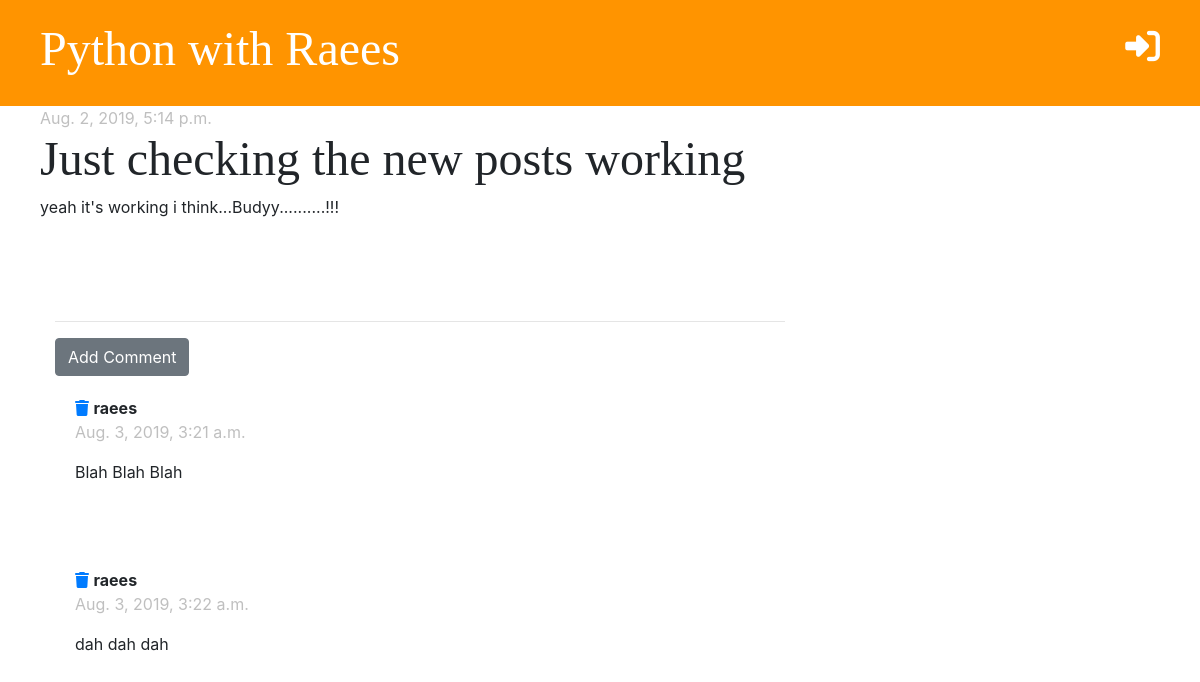
Screenshot of /post/9/ with the database file from the repository.
### blog/models.py (models this page shows, shortened)
class Post(models.Model):
    author         = models.ForeignKey('auth.User', on_delete=models.CASCADE)
    title          = models.CharField(max_length=200)
    body           = models.TextField()
    created_date   = models.DateTimeField(default=timezone.now)
    published_date = models.DateTimeField(blank=True, null=True)

class Comment(models.Model):
    post         = models.ForeignKey('blog.Post', on_delete=models.CASCADE, related_name='comments')
    author       = models.CharField(max_length=200)
    text         = models.TextField()
    created_date = models.DateTimeField(default=timezone.now)

### blog/views.py (the view)
# urls.py: path('post/<int:pk>/', views.post_detail, name='post_detail'),
def post_detail(request, pk):
    post = get_object_or_404(Post, pk=pk)
    stuff_for_frontend = {'post': post}
    return render(request, 'blog/post_detail.html', stuff_for_frontend)

### blog/templates/blog/post_detail.html (shortened to what this page needs)
{% extends 'blog/base.html' %}
{% block content %}
    <div class="row">
        <div class="post">
            {% if post.published_date %}
                <div class="date">
                    {{ post.published_date }}
                </div>
            {% else %}
                <a href="{% url 'post_publish' pk=post.pk %}"><i class="fas fa-upload fa-2x"></i></a>
            {% endif %}
            <h2>{{ post.title }}</h2>
            <p>{{ post.body|linebreaksbr }}</p>
        </div>
    </div>
    <hr>
    <a href="{% url 'add_comment_to_post' pk=post.pk %}" class="btn btn-secondary">Add Comment</a><br>
    {% for comment in post.comments.all %}
        <div class="comment">
            <a href="{% url 'comment_remove' pk=comment.pk %}"><i class="fas fa-trash"></i></a>
            <strong>{{ comment.author }}</strong>
            <div class="date">
                <p class="date">{{ comment.created_date }}</p>
            </div>
            <p>{{ comment.text }}</p>
            <br><br>
        </div>
    {% empty %}
        <p>No Comments Yet....</p>
    {% endfor %}
{% endblock %}

### blog/static/css/blog.css (style rules this page uses)
h1, h2, h3, h4 { font-family: 'Permanent Marker', cursive; font-size: 48px; }
.date { color: #82828282; }
.post { margin-bottom: 70px; }
.comment { margin: 20px 0px 20px 20px; }

### rows the page displays
Post: published_date "Aug. 2, 2019, 5:14 p.m.", title "Just checking the new posts working", body "yeah it's working i think...Budyy..........!!!"
Comment: author "raees", created_date "Aug. 3, 2019, 3:21 a.m.", text "Blah Blah Blah"
Comment: author "raees", created_date "Aug. 3, 2019, 3:22 a.m.", text "dah dah dah"
